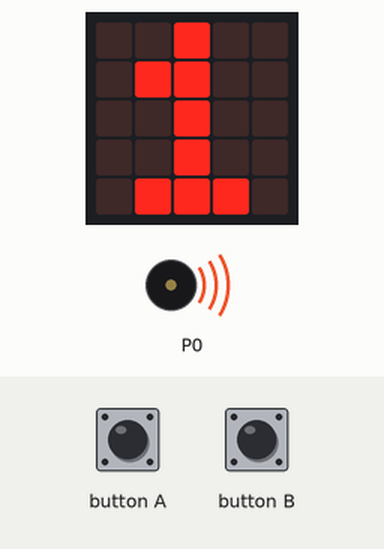
Recording of a program running on a simulated BBC micro:bit running MicroPython. Parts: the board's 5×5 LED display, buzzer (waves = sounding).

Above: at 1.18 s.
At 13.4 s:
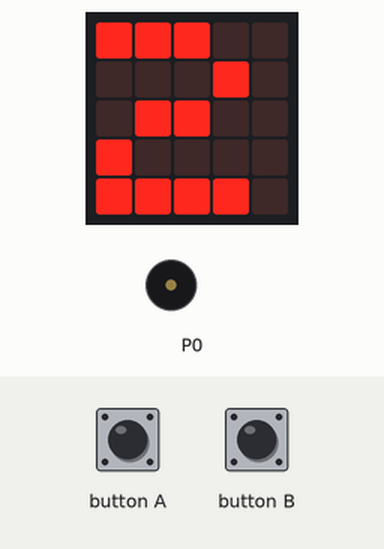
At 21.2 s:
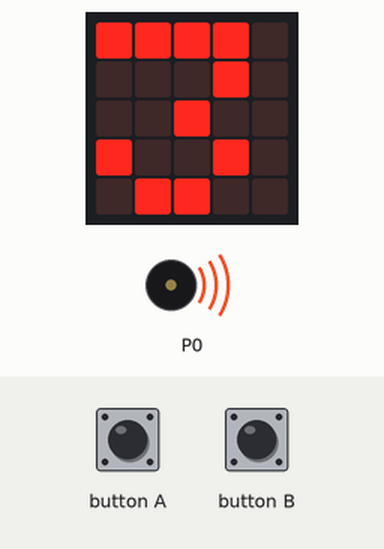
At 30.4 s:
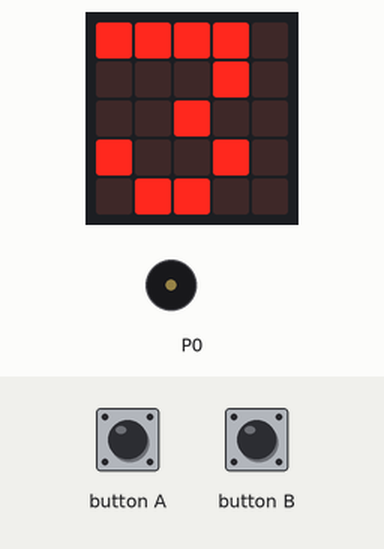
Timing chart, 0 to 40.0 s (numbered marks = the images above):
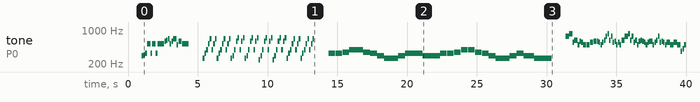

Measured:
- by itself, tone on P0: plays 294 Hz for 0.12 s, 311 Hz for 0.12 s, 330 Hz for 0.12 s, 523 Hz for 0.24 s, 330 Hz for 0.12 s, 523 Hz for 0.24 s … (167 notes in this stretch)

The program:

MUSIC2_PY.py
```python
# Add your Python code here. E.g.

from microbit import *

import music

sing_song_id = 0

sing_bpm = 120


songs = [music.DADADADUM, music.ENTERTAINER, music.PRELUDE, music.ODE,

         music.NYAN, music.RINGTONE, music.FUNK, music.BLUES,

         music.BIRTHDAY, music.WEDDING, music.FUNERAL, music.PUNCHLINE,

         music.PYTHON, music.BADDY, music.CHASE, music.BA_DING,

         music.WAWAWAWAA, music.JUMP_UP, music.JUMP_DOWN, music.POWER_UP,

         music.POWER_DOWN]


while True:

    sleep(1000)

    press_a = button_a.get_presses()

    press_b = button_b.get_presses()

    if press_a:

        sing_song_id = press_a

    elif press_b == 0:

        sing_song_id = sing_song_id + 1


    sing_song_id = sing_song_id % len(songs)

    play_song = songs[sing_song_id]

    display.show(str(sing_song_id))

    sing_bpm = 120 + press_b * 10

#    music.pitch(freq, 6)

    music.set_tempo(bpm=sing_bpm)

    music.play(play_song)
```
